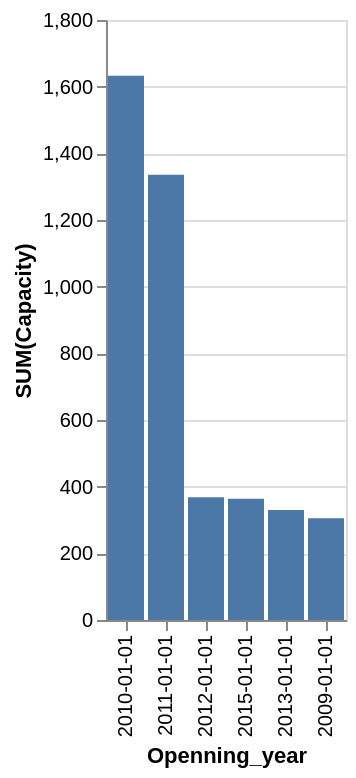

Source (Vega-Lite JSON):
### Vega-Lite specification from a JSON file in a GitHub repository (floating-point values rounded to 4 significant figures)
{"data": {"values": [{"x_data": "2009-01-01", "y_data": 305}, {"x_data": "2010-01-01", "y_data": 1633}, {"x_data": "2011-01-01", "y_data": 1336}, {"x_data": "2012-01-01", "y_data": 368}, {"x_data": "2013-01-01", "y_data": 330}, {"x_data": "2015-01-01", "y_data": 364}]}, "mark": "bar", "encoding": {"x": {"field": "x_data", "type": "nominal", "title": "Openning_year", "sort": {"op": "sum", "field": "y_data", "order": "descending"}}, "y": {"field": "y_data", "type": "quantitative", "title": "SUM(Capacity)"}}}
